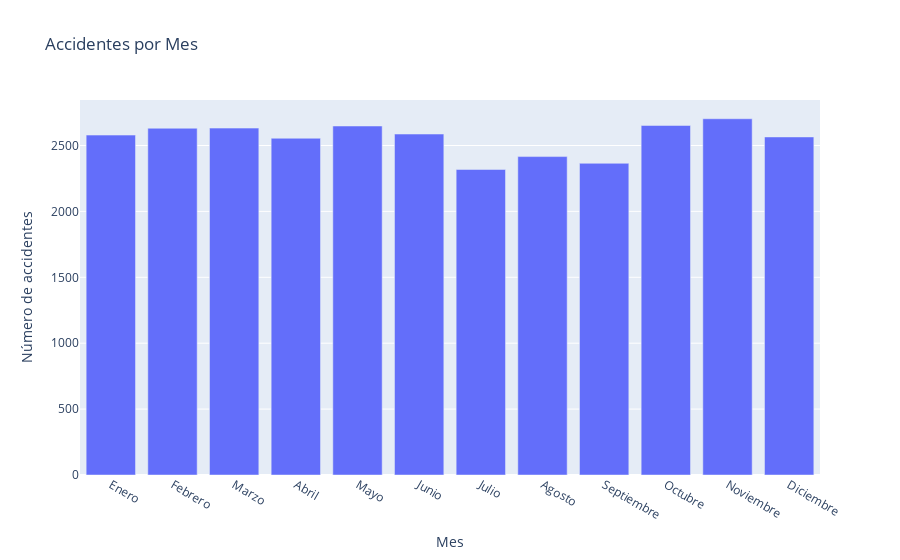

Notebook code for this chart:
### Code cell
# Gráfico de accidentes por mes. 

# Diccionario para traducir número de mes a nombre en español
meses_es = {
    1: 'Enero', 2: 'Febrero', 3: 'Marzo', 4: 'Abril',
    5: 'Mayo', 6: 'Junio', 7: 'Julio', 8: 'Agosto',
    9: 'Septiembre', 10: 'Octubre', 11: 'Noviembre', 12: 'Diciembre'
}

# Cuenta accidentes por mes y ordena de enero a diciembre
conteo_meses = df['mes'].value_counts().sort_index()

# Convierte el número de mes en su nombre en español
conteo_meses.index = conteo_meses.index.map(meses_es)

# Crea gráfico de barras con nombres de meses como eje X
fig = px.bar(
    x=conteo_meses.index,
    y=conteo_meses.values,
    title="Accidentes por Mes",
    labels={'x': 'Mes', 'y': 'Número de accidentes'}
)

# Ajusta etiquetas de los ejes X y Y
fig.update_layout(xaxis_title='Mes', yaxis_title='Número de accidentes')

# Muestra el gráfico
fig.show()

### Figure 1 — Plotly figure (JSON) as saved in the notebook; plotly's stock layout.template omitted (floating-point values rounded to 4 significant figures)
{"data": [{"hovertemplate": "Mes=%{x}<br>Número de accidentes=%{y}<extra></extra>", "legendgroup": "", "marker": {"color": "#636efa", "pattern": {"shape": ""}}, "name": "", "orientation": "v", "showlegend": false, "textposition": "auto", "type": "bar", "x": ["Enero", "Febrero", "Marzo", "Abril", "Mayo", "Junio", "Julio", "Agosto", "Septiembre", "Octubre", "Noviembre", "Diciembre"], "xaxis": "x", "y": [2579, 2631, 2632, 2555, 2648, 2587, 2318, 2416, 2365, 2652, 2703, 2565], "yaxis": "y"}], "layout": {"barmode": "relative", "legend": {"tracegroupgap": 0}, "title": {"text": "Accidentes por Mes"}, "xaxis": {"anchor": "y", "domain": [0, 1], "title": {"text": "Mes"}}, "yaxis": {"anchor": "x", "domain": [0, 1], "title": {"text": "Número de accidentes"}}}}
